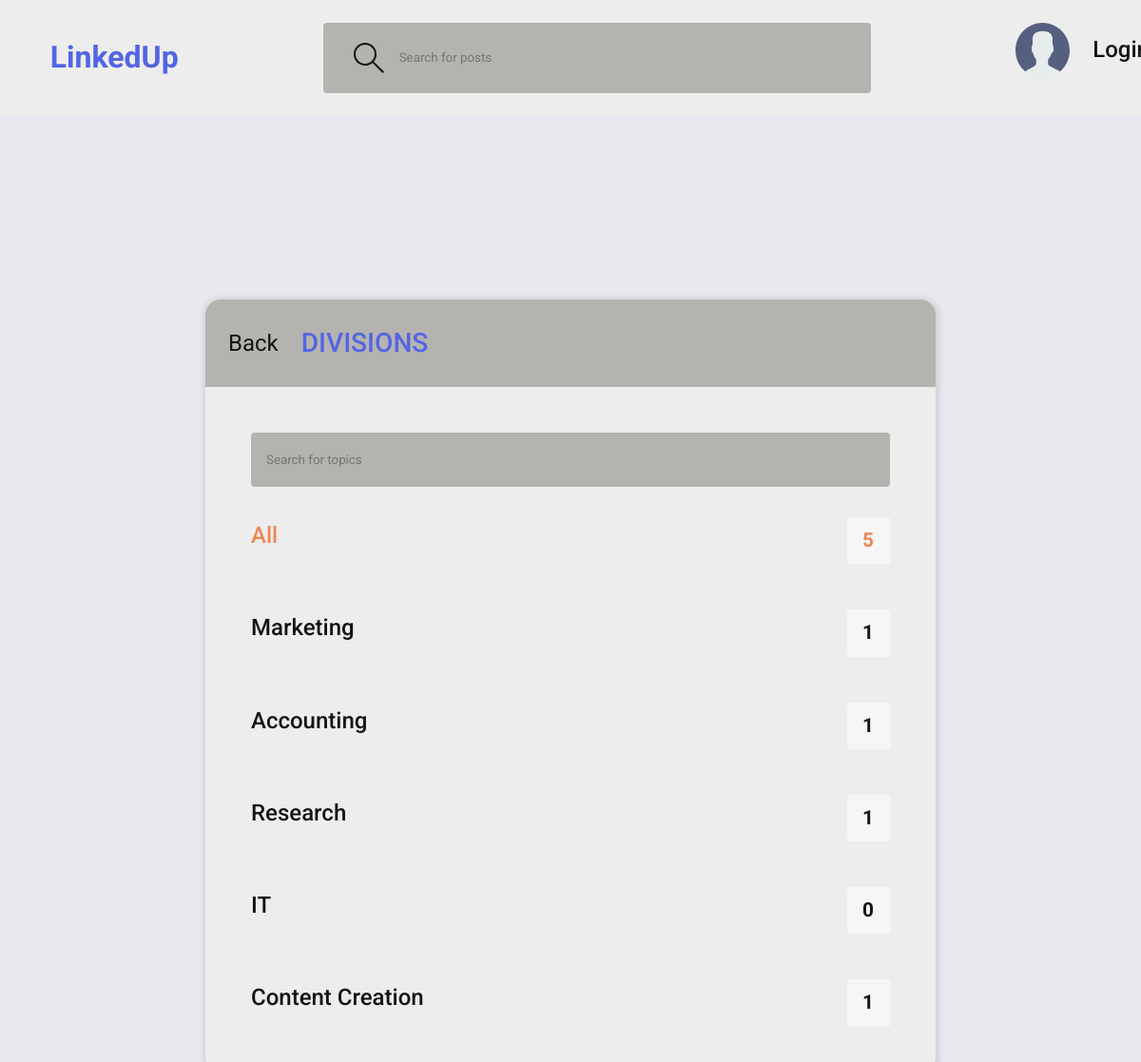
The page /divisions/ on the database its author committed.
### office_app/models.py (models this page shows, shortened)
class Topic(models.Model):
    name = models.CharField(max_length=200)

### office_app/views.py (the view)
# urls.py: path("divisions/", views.divisionsPage, name="divisions"),
def divisionsPage(request):
    q = request.GET.get("q") if request.GET.get("q") != None else ""
    topics = Topic.objects.filter(name__icontains=q)
    return render(request, "base/divisions.html", {"topics": topics})

### templates/base/divisions.html
{% extends 'main.html' %} {% block content %}
<main class="create-room layout">
  <div class="container">
    <div class="layout__box">
      <div class="layout__boxHeader">
        <div class="layout__boxTitle">
          <a href="{% url 'home' %}">Back</a>
          <h3>Divisions</h3>
        </div>
      </div>
      <div class="topics-page layout__body">
        <form action="" method="GET" class="header__search">
          <label>
            <input name="q" placeholder="Search for topics" />
          </label>
        </form>
        <ul class="topics__list">
          <li>
            <a href="{% url 'divisions' %}" class="active"
              >All <span>{{topics.count}}</span></a
            >
          </li>
          {% for topic in topics %}
          <li>
            <a href="{% url 'home' %}?q={{topic.name}}"
              >{{ topic.name }} <span>{{topic.room_set.all.count}}</span></a
            >
          </li>
          {% endfor %}
        </ul>
      </div>
    </div>
  </div>
</main>
{% endblock content %}

### static/styles/style.css (style rules this page uses)
:root { --color-main: #f6f6f6; --color-main2: #ededed; --color-prime: #5265E4; --color-second: #ED8655; --color-yellow: #FFD748; --color-black: #141414; --color-grey: #b4b3af; }
* { margin: 0; padding: 0; box-sizing: border-box; font-family: "Roboto", sans-serif; text-decoration: none; }
body { line-height: 1.6; font-weight: 400; font-size: 1.5rem; color: var(--color-black); background-color: var(--color-main); min-height: 100vh; }
a { display: inline-block; color: var(--color-black); text-decoration: none; }
.container { max-width: 120rem; width: 95%; margin: auto; }
.topics__list li a { display: flex; justify-content: space-between; margin-bottom: 3rem; font-weight: 500; color: var(--color-light-gray); transition: all 0.3s ease-in-out; }
.topics__list li a.active, .topics__list li a:hover { color: var(--color-second); }
.topics__list li a span { padding: 0.5rem 1rem; background-color: var(--color-main); border-radius: 3px; font-size: 1.3rem; font-weight: 700; letter-spacing: 1px; }
.topics__list { list-style: none; }
.topics-page .topics__list li:not(:last-child) a { margin: 2rem 0; padding-bottom: 1rem; text-decoration: none; border-bottom: 1px solid var(--color-dark-medium); }
.topics-page .header__search { display: block; }
.layout__box { width: 90%; max-width: 48rem; min-height: 40rem; position: absolute; top: 50%; left: 50%; transform: translate(-50%, -30%); background-color: var(--color-main2); border-radius: 1rem; box-shadow: 1px 1px 6px 3px rgba(0, 0, 0, 0.1); overflow: hidden; }
.layout__boxHeader { display: flex; padding: 1.5rem; background-color: var(--color-grey); }
.layout__boxTitle { display: flex; gap: 1.5rem; align-items: center; justify-content: center; }
.layout__boxTitle h3 { text-transform: uppercase; font-weight: 500; color: var(--color-prime); }
.layout__body { margin: 3rem; }
.header__search>label { background-color: var(--color-grey); padding: 1.3rem 1rem; display: flex; align-items: center; gap: 1rem; border-radius: 4px; }
.header__search input { width: 30rem; background: transparent; border: none; outline: none; color: var(--color-black); }
body { font-family: "Roboto", sans-serif; background-color: rgb(232, 233, 239, 1); }

### rows shown on the page
Topic: name "Marketing", room_set.all.count "1"
Topic: name "Accounting", room_set.all.count "1"
Topic: name "Research", room_set.all.count "1"
Topic: name "IT", room_set.all.count "0"
Topic: name "Content Creation", room_set.all.count "1"

### other values the page prints
{{ topics.count }} "5"
